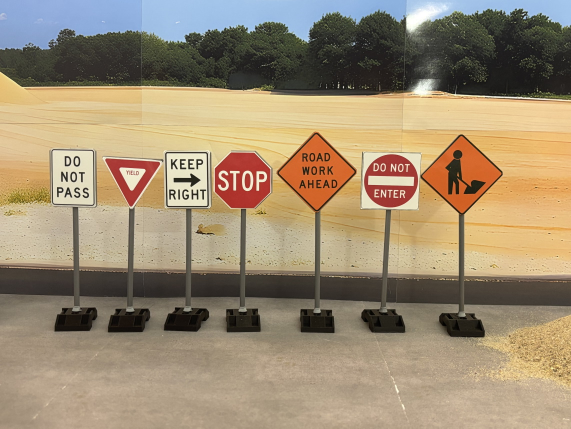
#> input picture images/tests_img/traffic_signs_1.jpg, 1142 x 857 px (shown at 1/2 size)
$ python -i similarite.py   (imports and definitions only)   (older library calls are emulated)
#> lines starting #> are read from the running program, lines starting #| are printed output that depends on the picture
#> further down, picture is the input picture: shape (857, 1142, 3); mean B, G, R 113.9, 139.9, 157
import cv2
import numpy as np


# en dessous de ce score on considère qu'on n'a rien trouvé (panneau inconnu)
SEUIL_DETECTION = 0.33

# largeur de référence pour comparer les images à la même échelle
TAILLE_BASE = 100

# si le rapport largeur/hauteur du roi et du template diffère de plus de 40%,
# le score est divisé par 2 (zone mal découpée ou pas la bonne forme)
ECART_RATIO_MAX = 1.4


# [26 lines left out: function signature_couleur, not called in this run]


def gradient_sobel(image):
    """
    Calcule l'amplitude du gradient avec le filtre de Sobel.
    Ça permet de faire ressortir les formes, les flèches, les lettres
    et les chiffres, peu importe si la photo est sombre ou claire.
    """
    gris = cv2.cvtColor(image, cv2.COLOR_BGR2GRAY)
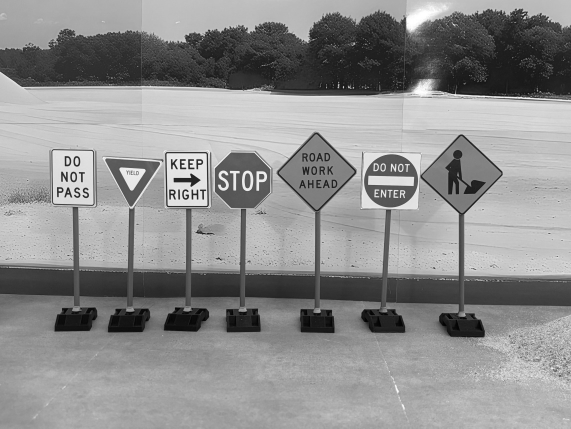
#> gris: shape (857, 1142) (shown at 1/2 size); min 0, max 255, mean 142
    gx = cv2.Sobel(gris, cv2.CV_32F, 1, 0, ksize=3)
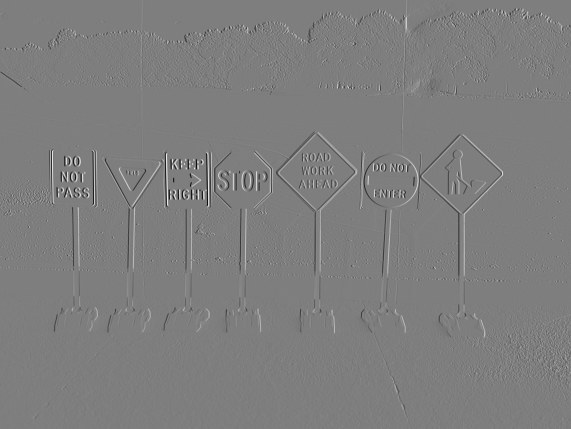
#> gx: shape (857, 1142) float32 (shown at 1/2 size); min -807, max 821, mean 0; drawn with min black and max white
    gy = cv2.Sobel(gris, cv2.CV_32F, 0, 1, ksize=3)
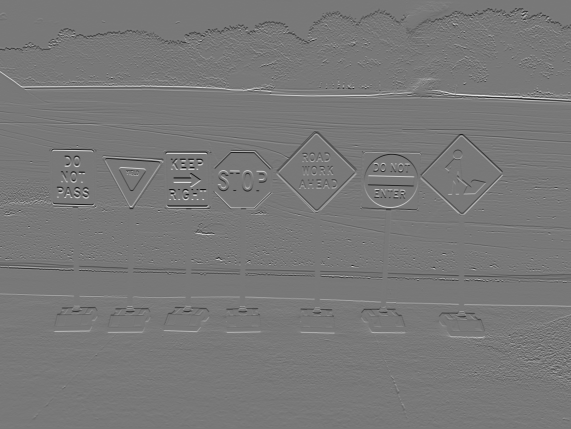
#> gy: shape (857, 1142) float32 (shown at 1/2 size); min -801, max 890, mean -0.2; drawn with min black and max white
    # norme du vecteur gradient : sqrt(gx^2 + gy^2)
    mag = np.sqrt(gx**2 + gy**2)
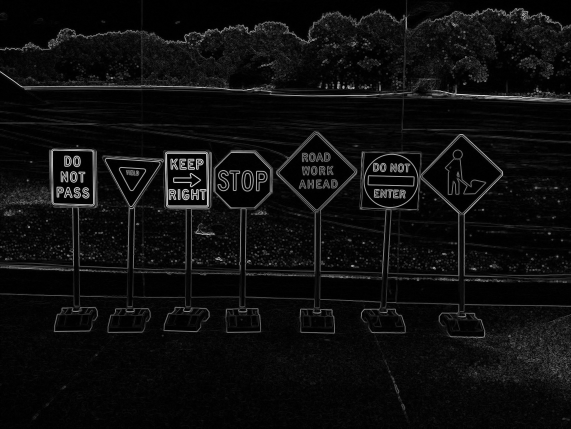
#> mag: shape (857, 1142) float32 (shown at 1/2 size); min 0, max 890, mean 50.2; drawn with min black and max white
    return cv2.normalize(mag, None, 0, 255, cv2.NORM_MINMAX).astype(np.uint8)


# [105 lines left out: functions correlation_multiechelle, calculer_similarite, trouver_meilleur_match, not called in this run]

>>> import cv2
>>> picture = cv2.imread('../images/tests_img/traffic_signs_1.jpg')
>>> result = gradient_sobel(picture)

$ run again, on images/tests_img/traffic_signs_2.jpg
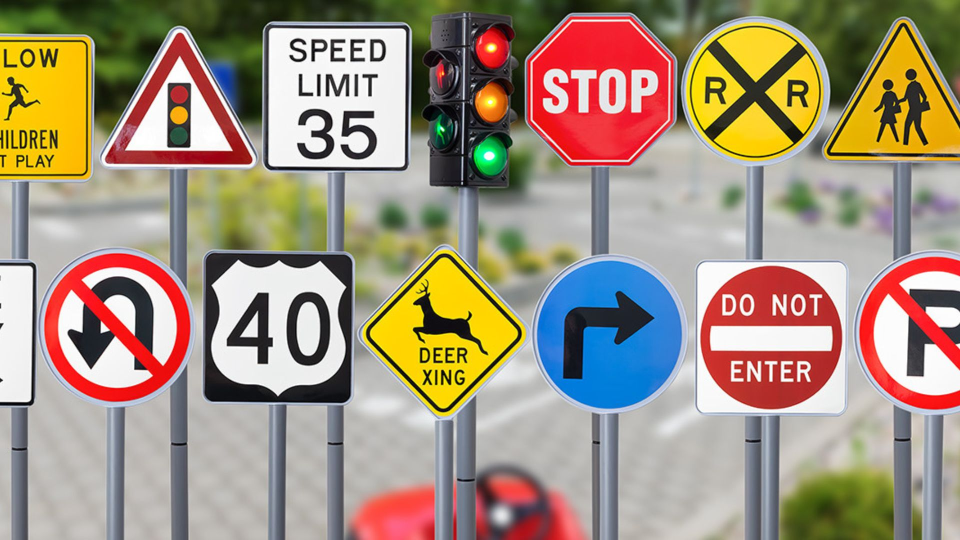
#> input picture images/tests_img/traffic_signs_2.jpg, 1920 x 1080 px (shown at 1/2 size)
#> picture is the input picture: shape (1080, 1920, 3); mean B, G, R 125.7, 145.9, 162.3
#> in gradient_sobel, `gy = cv2.Sobel(gris, cv2.CV_32F, 0, 1, ksize=3)`:
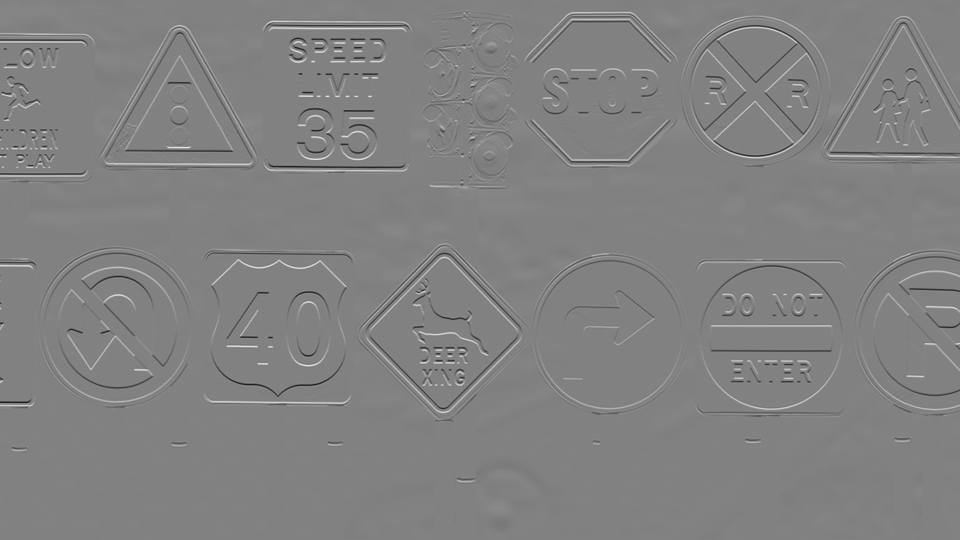
#> gy: shape (1080, 1920) float32 (shown at 1/2 size); min -844, max 815, mean 0.5; drawn with min black and max white
#> in gradient_sobel, `mag = np.sqrt(gx**2 + gy**2)`:
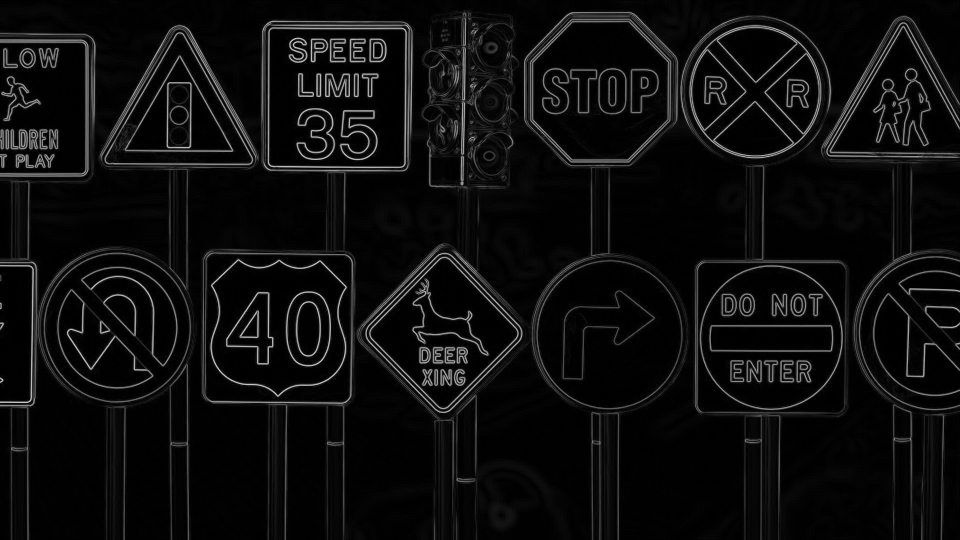
#> mag: shape (1080, 1920) float32 (shown at 1/2 size); min 0, max 844, mean 46.2; drawn with min black and max white
